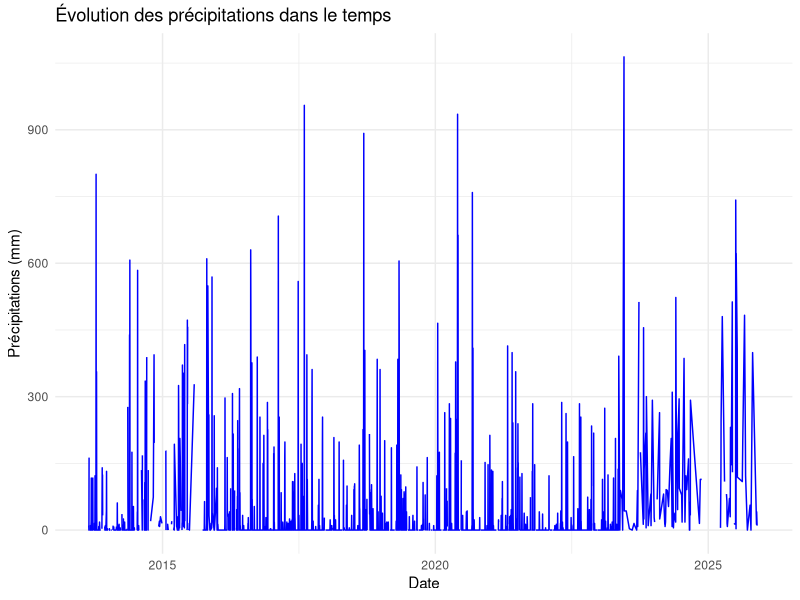
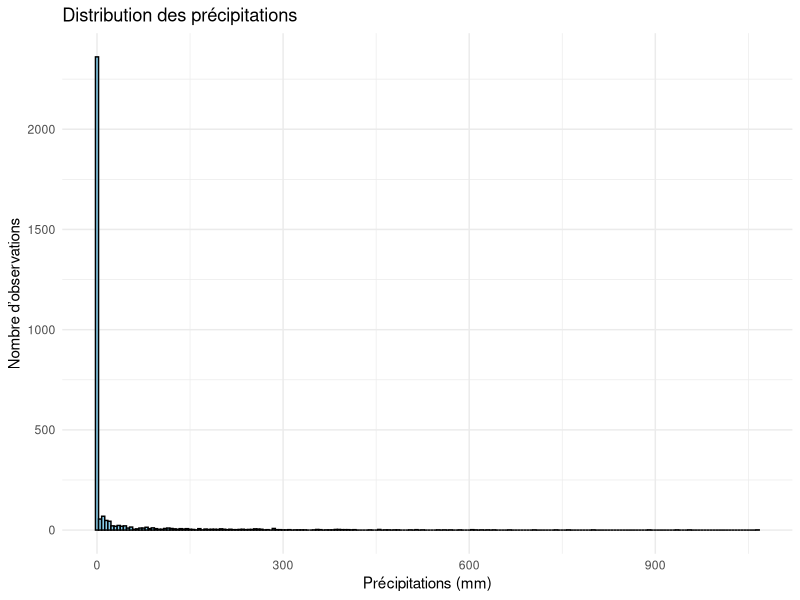
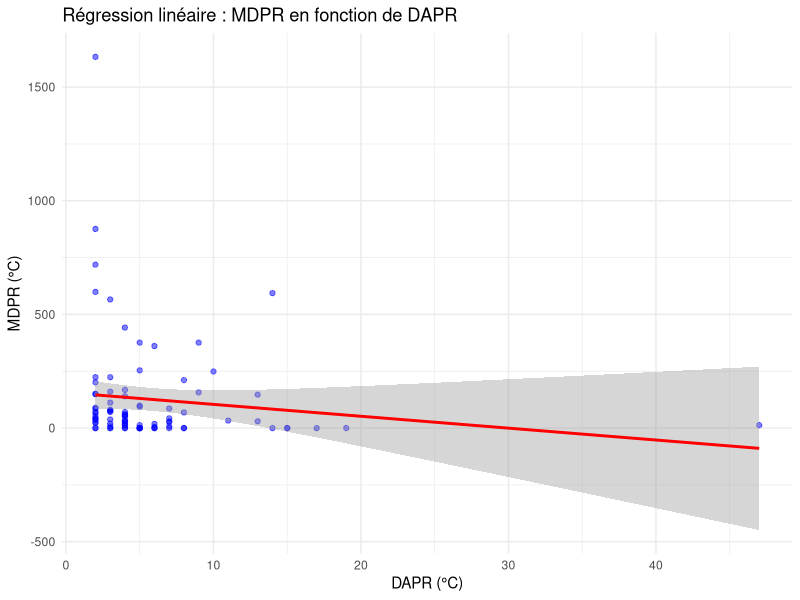

These figures' R source, in order:
## ---- chunk 1
# Installer les packages si nécessaire
if (!require("tidyverse")) install.packages("tidyverse")
if (!require("lubridate")) install.packages("lubridate")

# Charger les packages
library(tidyverse)
library(lubridate)

# Lire le dataset
weather <- read_csv("data/US1TXGS0046.csv", show_col_types = FALSE)

## ---- chunk 2
knitr::kable(
  head(weather, 10),
  caption = "Aperçu des 10 premières observations du dataset météo"
)
## ---- chunk 3
dim(weather)
## ---- chunk 4
summary(weather %>% select(PRCP, SNOW, DAPR, MDPR))
## ---- chunk 5
weather %>%
ggplot(aes(x = DATE, y = PRCP)) +
geom_line(color = "blue") +
labs(
title = "Évolution des précipitations dans le temps",
x = "Date",
y = "Précipitations (mm)"
) +
theme_minimal()
## ---- chunk 6

weather %>%
ggplot(aes(x = PRCP)) +
geom_histogram(binwidth = 5, fill = "skyblue", color = "black") +
labs(
title = "Distribution des précipitations",
x = "Précipitations (mm)",
y = "Nombre d’observations"
) +
theme_minimal()
## ---- chunk 7
weather %>%
select(PRCP, SNOW, DAPR, MDPR) %>%
cor(use = "complete.obs")

## ---- chunk 8
weather <- weather %>%
mutate(
PRCP = as.numeric(PRCP),
SNOW = as.numeric(SNOW),
DAPR = as.numeric(DAPR),
MDPR = as.numeric(MDPR)
)
## ---- chunk 9
shapiro_test <- shapiro.test(na.omit(weather$PRCP))
shapiro_test
## ---- chunk 10
weather <- weather %>% mutate(Month = month(DATE))
## ---- chunk 11
jan_prcp <- weather %>% filter(Month == 1) %>% pull(PRCP)
jul_prcp <- weather %>% filter(Month == 7) %>% pull(PRCP)

t_test_result <- t.test(jan_prcp, jul_prcp, alternative = "two.sided", var.equal = FALSE)
t_test_result
## ---- chunk 12
weather_lm <- weather %>%
drop_na(DAPR, MDPR)

model <- lm(MDPR ~ DAPR, data = weather_lm)
summary(model)
## ---- chunk 13
ggplot(weather_lm, aes(x = DAPR, y = MDPR)) +
geom_point(color = "blue", alpha = 0.5) +
geom_smooth(method = "lm", color = "red") +
labs(
title = "Régression linéaire : MDPR en fonction de DAPR",
x = "DAPR (°C)",
y = "MDPR (°C)"
) +
theme_minimal()
## ---- chunk 14
cor(weather_lm$DAPR, weather_lm$MDPR, use = "complete.obs")
